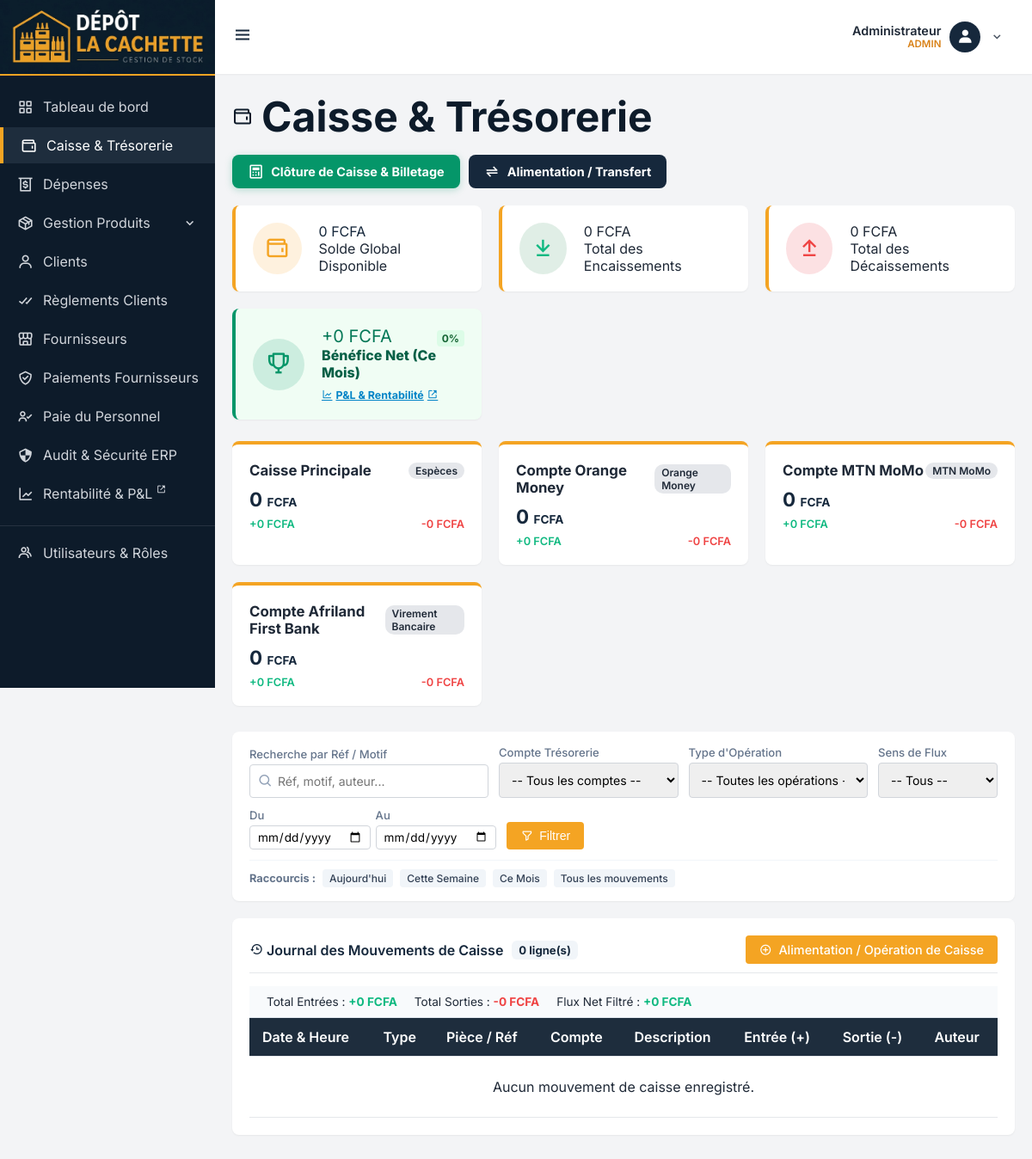
The app's page /public/caisse (signed in) with its own data.
### tables this page shows
CREATE TABLE `cash_accounts` (
    `id` INT AUTO_INCREMENT PRIMARY KEY,
    `name` VARCHAR(100) NOT NULL UNIQUE,
    `payment_method_id` INT DEFAULT NULL,
    KEY `payment_method_id` (`payment_method_id`),
    CONSTRAINT `cash_accounts_ibfk_1` FOREIGN KEY (`payment_method_id`) REFERENCES `payment_methods` (`id`) ON DELETE SET NULL
);

CREATE TABLE `payment_methods` (
    `id` INT AUTO_INCREMENT PRIMARY KEY,
    `name` VARCHAR(50) NOT NULL UNIQUE,
    `type` ENUM('Cash', 'Mobile Money', 'Bank', 'Credit') DEFAULT 'Cash'
);

### app/Views/pages/caisse/index.php (the view, shortened to what the rows shown need)
<div style="display: flex; justify-content: space-between; align-items: center; margin-bottom: 20px; flex-wrap: wrap; gap: 15px;">
    <div class="page-title" style="margin-bottom: 0;">
        <h1>Caisse & Trésorerie</h1>
    </div>
</div>
<div class="dashboard-grid" style="grid-template-columns: repeat(auto-fit, minmax(240px, 1fr)); margin-bottom: 30px;">
    <?php foreach ($accounts as $acc): ?>
    <div class="card" style="margin-bottom: 0; border-top: 4px solid var(--c-amber);">
        <div class="card-body">
            <div style="display: flex; justify-content: space-between; align-items: center; margin-bottom: 10px;">
                <h3 style="margin: 0; font-size: 1.05rem;"><?= htmlspecialchars($acc['name']) ?></h3>
                <span style="padding: 2px 8px; background: var(--c-gray-200); border-radius: 10px; font-size: 0.75rem; font-weight: 600;"><?= htmlspecialchars($acc['payment_method_name'] ?: 'Compte') ?></span>
            </div>
            <div style="font-size: 1.4rem; font-weight: bold; color: var(--c-navy); margin-bottom: 8px;">
                <?= number_format($acc['current_balance'], 0, ',', ' ') ?> <span style="font-size: 0.85rem;">FCFA</span>
            </div>
            <div style="font-size: 0.8rem; color: var(--c-gray-600); display: flex; justify-content: space-between;">
                <span style="color: var(--c-success); font-weight: 600;">+<?= number_format($acc['total_in'], 0, ',', ' ') ?> FCFA</span>
                <span style="color: var(--c-danger); font-weight: 600;">-<?= number_format($acc['total_out'], 0, ',', ' ') ?> FCFA</span>
            </div>
        </div>
    </div>
    <?php endforeach; ?>
</div>
<div class="card">
    <div class="table-responsive">
        <table class="table">
            <thead>
                <tr>
                    <th>Date & Heure</th>
                    <th>Type</th>
                    <th>Pièce / Réf</th>
                    <th>Compte</th>
                    <th>Description</th>
                    <th>Entrée (+)</th>
                    <th>Sortie (-)</th>
                    <th>Auteur</th>
                </tr>
            </thead>
        </table>
    </div>
</div>

### records on screen
cash_accounts: name "Caisse Principale", payment_method.name "Espèces", current_balance "0", total_in "0", total_out "0"
cash_accounts: name "Compte Orange Money", payment_method.name "Orange Money", current_balance "0", total_in "0", total_out "0"
cash_accounts: name "Compte MTN MoMo", payment_method.name "MTN MoMo", current_balance "0", total_in "0", total_out "0"
cash_accounts: name "Compte Afriland First Bank", payment_method.name "Virement Bancaire", current_balance "0", total_in "0", total_out "0"

### other values on screen
$currentUser['full_name'] ?: $currentUser['username'] "Administrateur"
$currentUser['role'] "ADMIN"
$totalGlobalSolde "0"
$totalEntrees "0"
$totalSorties "0"
$netProfitMonth "0"
$netMarginPctMonth "0"
count($transactions) "0"
$filteredIn "0"
$filteredOut "0"
$filteredNet "0"
